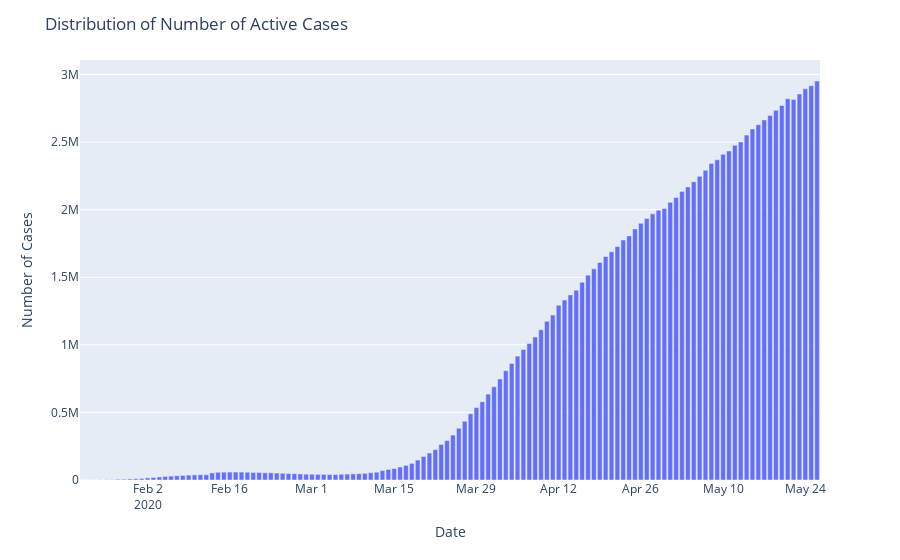

Here is the notebook cell this chart was saved with:
### Code cell
fig=px.bar(x=datewise.index,y=datewise["Confirmed"]-datewise["Recovered"]-datewise["Deaths"])
fig.update_layout(title="Distribution of Number of Active Cases", xaxis_title="Date",yaxis_title="Number of Cases")
fig.show()
